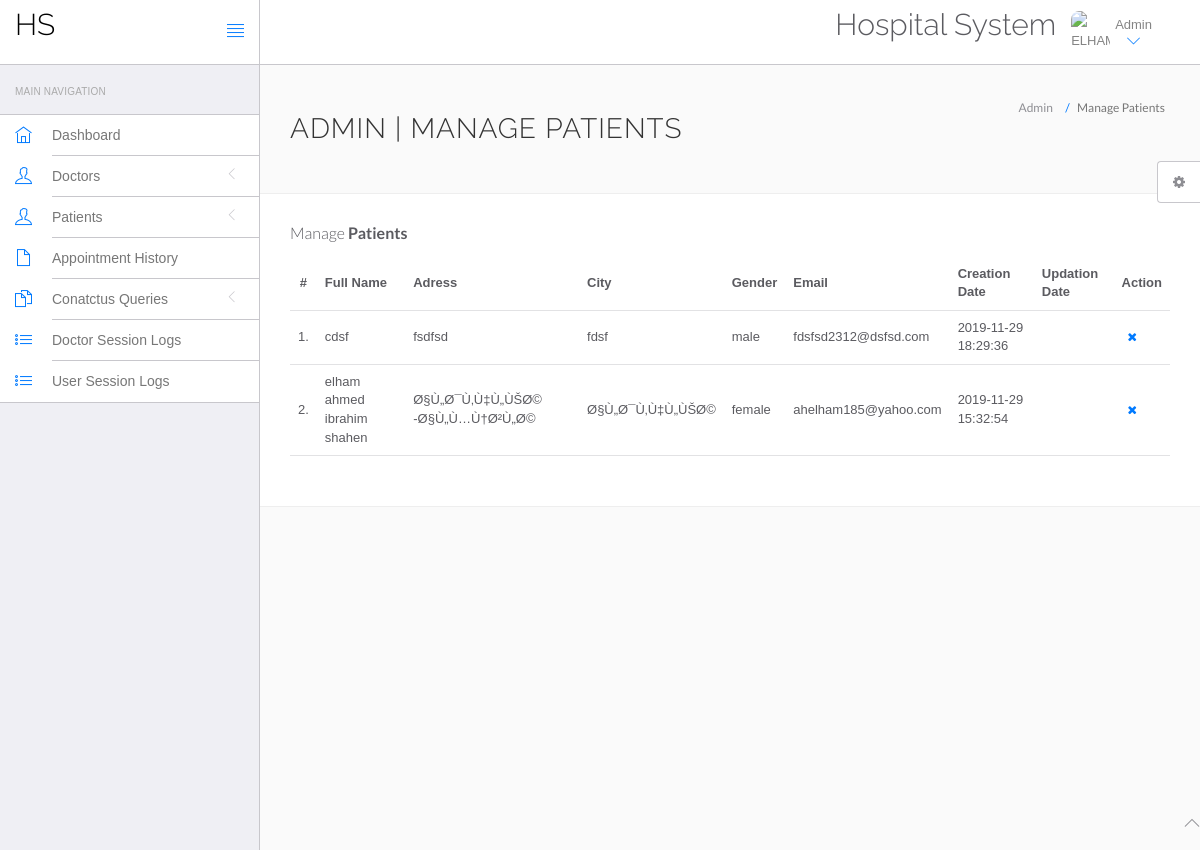
Screenshot of /hospital/hms/admin/manage-users.php (signed in) with the database file from the repository.
### tables this page shows
CREATE TABLE `users` (
  `id` int(11) NOT NULL,
  `fullName` varchar(255) DEFAULT NULL,
  `address` longtext,
  `city` varchar(255) DEFAULT NULL,
  `gender` varchar(255) DEFAULT NULL,
  `email` varchar(255) DEFAULT NULL,
  `password` varchar(255) DEFAULT NULL,
  `regDate` timestamp NULL DEFAULT CURRENT_TIMESTAMP,
  `updationDate` timestamp NULL DEFAULT NULL ON UPDATE CURRENT_TIMESTAMP
);

### hospital/hms/admin/manage-users.php (the view, shortened to what this page needs)
<?php
include('include/config.php');
?>
<!DOCTYPE html>
<html lang="en">
	<head>
		<link rel="stylesheet" href="vendor/bootstrap/css/bootstrap.min.css">
		<link rel="stylesheet" href="vendor/fontawesome/css/font-awesome.min.css">
		<link rel="stylesheet" href="vendor/themify-icons/themify-icons.min.css">
		<link href="vendor/animate.css/animate.min.css" rel="stylesheet" media="screen">
		<link href="vendor/perfect-scrollbar/perfect-scrollbar.min.css" rel="stylesheet" media="screen">
		<link href="vendor/switchery/switchery.min.css" rel="stylesheet" media="screen">
		<link href="vendor/bootstrap-touchspin/jquery.bootstrap-touchspin.min.css" rel="stylesheet" media="screen">
		<link href="vendor/select2/select2.min.css" rel="stylesheet" media="screen">
		<link href="vendor/bootstrap-datepicker/bootstrap-datepicker3.standalone.min.css" rel="stylesheet" media="screen">
		<link href="vendor/bootstrap-timepicker/bootstrap-timepicker.min.css" rel="stylesheet" media="screen">
		<link rel="stylesheet" href="assets/css/styles.css">
		<link rel="stylesheet" href="assets/css/plugins.css">
		<link rel="stylesheet" href="assets/css/themes/theme-1.css" id="skin_color" />
	</head>
	<body>
		<div id="app">
<?php include('include/sidebar.php');?>
			<div class="app-content">
						<?php include('include/header.php');?>
				<div class="main-content" >
					<div class="wrap-content container" id="container">
						<section id="page-title">
							<div class="row">
								<div class="col-sm-8">
									<h1 class="mainTitle">Admin | Manage Patients</h1>
																	</div>
								<ol class="breadcrumb">
									<li>
										<span>Admin</span>
									</li>
									<li class="active">
										<span>Manage Patients</span>
									</li>
								</ol>
							</div>
						</section>
						<div class="container-fluid container-fullw bg-white">
									<div class="row">
								<div class="col-md-12">
									<h5 class="over-title margin-bottom-15">Manage <span class="text-bold">Patients</span></h5>
									<table class="table table-hover" id="sample-table-1">
										<thead>
											<tr>
												<th class="center">#</th>
												<th>Full Name</th>
												<th class="hidden-xs">Adress</th>
												<th>City</th>
												<th>Gender </th>
												<th>Email </th>
												<th>Creation Date </th>
												<th>Updation Date </th>
												<th>Action</th>
											</tr>
										</thead>
										<tbody>
<?php
$sql=mysqli_query($con,"select * from users");
$cnt=1;
while($row=mysqli_fetch_array($sql))
{
?>
											<tr>
												<td class="center"><?php echo $cnt;?>.</td>
												<td class="hidden-xs"><?php echo $row['fullName'];?></td>
												<td><?php echo $row['address'];?></td>
												<td><?php echo $row['city'];?>
												</td>
												<td><?php echo $row['gender'];?></td>
												<td><?php echo $row['email'];?></td>
												<td><?php echo $row['regDate'];?></td>
												<td><?php echo $row['updationDate'];?>
												</td>
												<td >
												<div class="visible-md visible-lg hidden-sm hidden-xs">
	<a href="manage-users.php?id=<?php echo $row['id']?>&del=delete" onClick="return confirm('Are you sure you want to delete?')"class="btn btn-transparent btn-xs tooltips" tooltip-placement="top" tooltip="Remove"><i class="fa fa-times fa fa-white"></i></a>
												</div>
												</td>
											</tr>
											<?php
$cnt=$cnt+1;
											 }?>
										</tbody>
									</table>
								</div>
							</div>
								</div>
							</div>
						</div>
					</div>
				</div>
	<?php include('include/footer.php');?>
	<?php include('include/setting.php');?>
	</body>
</html>

### hospital/hms/admin/assets/css/themes/theme-1.css (style rules this page uses)
body { background: #FAFAFA; }

### rows the page displays
users: fullName "cdsf", address "fsdfsd", city "fdsf", gender "male", email "fdsfsd2312@dsfsd.com", regDate "2019-11-29 18:29:36"
users: fullName "elham ahmed ibrahim shahen", address "Ø§Ù„Ø¯Ù‚Ù‡Ù„ÙŠØ© -Ø§Ù„Ù…Ù†Ø²Ù„Ø©", city "Ø§Ù„Ø¯Ù‚Ù‡Ù„ÙŠØ©", gender "female", email "ahelham185@yahoo.com", regDate "2019-11-29 15:32:54"
